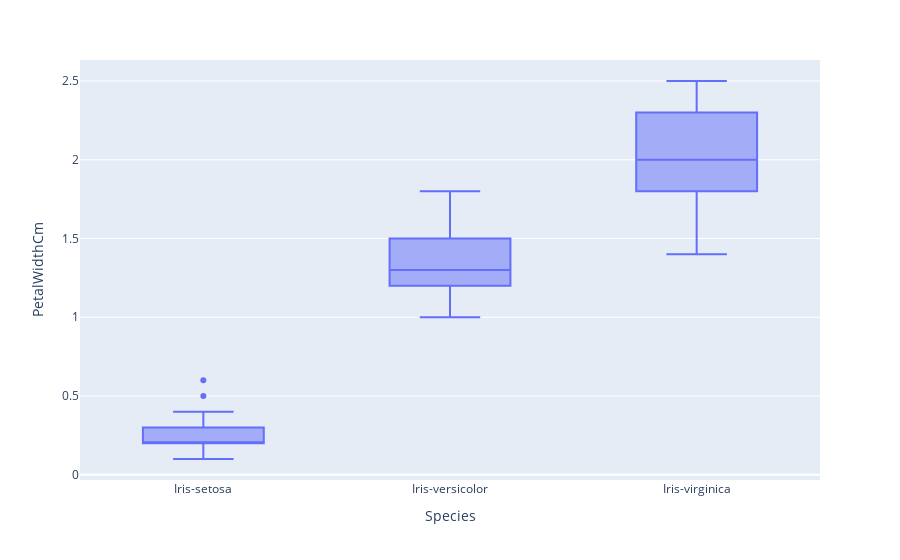

Here is the notebook cell this chart was saved with:
### Code cell
px.box(data,x = 'Species' ,y= 'PetalWidthCm')

### Figure 1 — Plotly figure (JSON) as saved in the notebook; plotly's stock layout.template omitted (floating-point values rounded to 4 significant figures; data arrays with more than 128 entries replaced by an {"elided": "..."} marker saying what was removed)
{"data": [{"alignmentgroup": "True", "hovertemplate": "Species=%{x}<br>PetalWidthCm=%{y}<extra></extra>", "legendgroup": "", "marker": {"color": "#636efa"}, "name": "", "notched": false, "offsetgroup": "", "orientation": "v", "showlegend": false, "type": "box", "x": {"elided": "150 str values"}, "x0": " ", "xaxis": "x", "y": {"elided": "150 float values"}, "y0": " ", "yaxis": "y"}], "layout": {"autosize": true, "boxmode": "group", "legend": {"tracegroupgap": 0}, "margin": {"t": 60}, "xaxis": {"anchor": "y", "autorange": true, "domain": [0, 1], "range": [-0.5, 2.5], "title": {"text": "Species"}, "type": "category"}, "yaxis": {"anchor": "x", "autorange": true, "domain": [0, 1], "range": [-0.03333, 2.633], "title": {"text": "PetalWidthCm"}, "type": "linear"}}}
